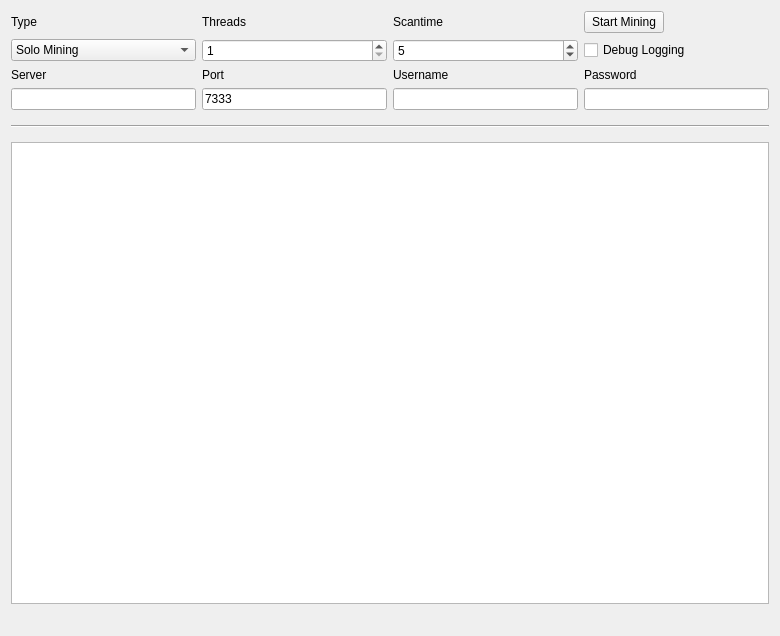
<?xml version="1.0" encoding="UTF-8"?>
<ui version="4.0">
 <class>MiningPage</class>
 <widget class="QWidget" name="MiningPage">
  <property name="geometry">
   <rect>
    <x>0</x>
    <y>0</y>
    <width>780</width>
    <height>636</height>
   </rect>
  </property>
  <property name="windowTitle">
   <string>Mining</string>
  </property>
  <layout class="QGridLayout" name="gridLayout">
   <property name="sizeConstraint">
    <enum>QLayout::SetMaximumSize</enum>
   </property>
   <item row="7" column="1">
    <widget class="QLineEdit" name="serverLine">
     <property name="enabled">
      <bool>true</bool>
     </property>
    </widget>
   </item>
   <item row="6" column="3">
    <widget class="QLabel" name="usernameLabel">
     <property name="enabled">
      <bool>true</bool>
     </property>
     <property name="text">
      <string>Username</string>
     </property>
    </widget>
   </item>
   <item row="6" column="1">
    <widget class="QLabel" name="serverLabel">
     <property name="enabled">
      <bool>true</bool>
     </property>
     <property name="text">
      <string>Server</string>
     </property>
    </widget>
   </item>
   <item row="7" column="3">
    <widget class="QLineEdit" name="usernameLine">
     <property name="enabled">
      <bool>true</bool>
     </property>
     <property name="text">
      <string/>
     </property>
    </widget>
   </item>
   <item row="6" column="4">
    <widget class="QLabel" name="passwordLabel">
     <property name="enabled">
      <bool>true</bool>
     </property>
     <property name="text">
      <string>Password</string>
     </property>
    </widget>
   </item>
   <item row="6" column="2">
    <widget class="QLabel" name="portLabel">
     <property name="enabled">
      <bool>true</bool>
     </property>
     <property name="text">
      <string>Port</string>
     </property>
    </widget>
   </item>
   <item row="3" column="4">
    <widget class="QPushButton" name="startButton">
     <property name="sizePolicy">
      <sizepolicy hsizetype="Fixed" vsizetype="Fixed">
       <horstretch>0</horstretch>
       <verstretch>0</verstretch>
      </sizepolicy>
     </property>
     <property name="text">
      <string>Start Mining</string>
     </property>
    </widget>
   </item>
   <item row="8" column="1" colspan="4">
    <widget class="Line" name="line">
     <property name="sizePolicy">
      <sizepolicy hsizetype="Minimum" vsizetype="Fixed">
       <horstretch>0</horstretch>
       <verstretch>0</verstretch>
      </sizepolicy>
     </property>
     <property name="minimumSize">
      <size>
       <width>0</width>
       <height>20</height>
      </size>
     </property>
     <property name="orientation">
      <enum>Qt::Horizontal</enum>
     </property>
    </widget>
   </item>
   <item row="13" column="1" colspan="4">
    <widget class="QListWidget" name="list">
     <property name="autoScrollMargin">
      <number>100000</number>
     </property>
     <property name="dragDropMode">
      <enum>QAbstractItemView::DragOnly</enum>
     </property>
     <property name="selectionMode">
      <enum>QAbstractItemView::NoSelection</enum>
     </property>
     <property name="movement">
      <enum>QListView::Snap</enum>
     </property>
     <property name="batchSize">
      <number>10</number>
     </property>
    </widget>
   </item>
   <item row="14" column="1" colspan="2">
    <widget class="QLabel" name="shareCount">
     <property name="font">
      <font>
       <pointsize>10</pointsize>
       <weight>75</weight>
       <bold>true</bold>
      </font>
     </property>
     <property name="text">
      <string/>
     </property>
    </widget>
   </item>
   <item row="3" column="3">
    <widget class="QLabel" name="scantimeLabel">
     <property name="enabled">
      <bool>true</bool>
     </property>
     <property name="layoutDirection">
      <enum>Qt::LeftToRight</enum>
     </property>
     <property name="text">
      <string>Scantime</string>
     </property>
    </widget>
   </item>
   <item row="3" column="2">
    <widget class="QLabel" name="threadsLabel">
     <property name="enabled">
      <bool>true</bool>
     </property>
     <property name="text">
      <string>Threads</string>
     </property>
    </widget>
   </item>
   <item row="4" column="4">
    <widget class="QCheckBox" name="debugCheckBox">
     <property name="text">
      <string>Debug Logging</string>
     </property>
    </widget>
   </item>
   <item row="3" column="1">
    <widget class="QLabel" name="typeLabel">
     <property name="text">
      <string>Type</string>
     </property>
    </widget>
   </item>
   <item row="4" column="2">
    <widget class="QSpinBox" name="threadsBox">
     <property name="enabled">
      <bool>true</bool>
     </property>
     <property name="minimum">
      <number>1</number>
     </property>
     <property name="maximum">
      <number>99</number>
     </property>
     <property name="singleStep">
      <number>1</number>
     </property>
    </widget>
   </item>
   <item row="4" column="1">
    <widget class="QComboBox" name="typeBox">
     <property name="editable">
      <bool>false</bool>
     </property>
     <property name="currentIndex">
      <number>0</number>
     </property>
     <item>
      <property name="text">
       <string>Solo Mining</string>
      </property>
     </item>
     <item>
      <property name="text">
       <string>Pool Mining</string>
      </property>
     </item>
    </widget>
   </item>
   <item row="4" column="3">
    <widget class="QSpinBox" name="scantimeBox">
     <property name="enabled">
      <bool>true</bool>
     </property>
     <property name="minimum">
      <number>1</number>
     </property>
     <property name="value">
      <number>5</number>
     </property>
    </widget>
   </item>
   <item row="7" column="2">
    <widget class="QLineEdit" name="portLine">
     <property name="enabled">
      <bool>true</bool>
     </property>
     <property name="text">
      <string>7333</string>
     </property>
     <property name="value" stdset="0">
      <number>7333</number>
     </property>
    </widget>
   </item>
   <item row="7" column="4">
    <widget class="QLineEdit" name="passwordLine">
     <property name="enabled">
      <bool>true</bool>
     </property>
    </widget>
   </item>
   <item row="14" column="3" colspan="2">
    <widget class="QLabel" name="mineSpeedLabel">
     <property name="sizePolicy">
      <sizepolicy hsizetype="Preferred" vsizetype="Preferred">
       <horstretch>0</horstretch>
       <verstretch>0</verstretch>
      </sizepolicy>
     </property>
     <property name="font">
      <font>
       <pointsize>10</pointsize>
       <weight>75</weight>
       <bold>true</bold>
      </font>
     </property>
     <property name="text">
      <string/>
     </property>
     <property name="alignment">
      <set>Qt::AlignRight|Qt::AlignTrailing|Qt::AlignVCenter</set>
     </property>
    </widget>
   </item>
  </layout>
 </widget>
 <layoutdefault spacing="6" margin="11"/>
 <tabstops>
  <tabstop>startButton</tabstop>
  <tabstop>typeBox</tabstop>
  <tabstop>threadsBox</tabstop>
  <tabstop>scantimeBox</tabstop>
  <tabstop>serverLine</tabstop>
  <tabstop>portLine</tabstop>
  <tabstop>usernameLine</tabstop>
  <tabstop>passwordLine</tabstop>
  <tabstop>debugCheckBox</tabstop>
  <tabstop>list</tabstop>
 </tabstops>
 <resources/>
 <connections/>
</ui>
